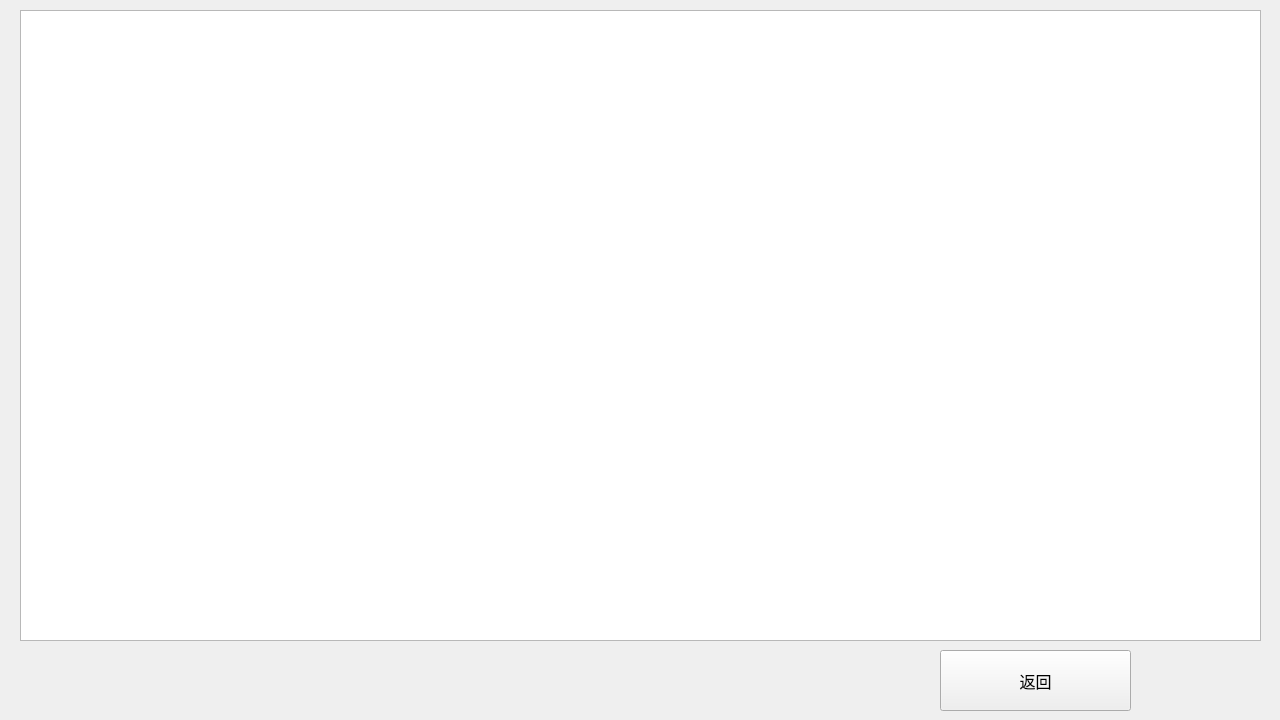
<?xml version="1.0" encoding="UTF-8"?>
<ui version="4.0">
    <class>Form</class>
    <widget class="QWidget" name="Form">
        <property name="geometry">
            <rect>
                <x>0</x>
                <y>0</y>
                <width>1280</width>
                <height>720</height>
            </rect>
        </property>
        <property name="windowTitle">
            <string>Form</string>
        </property>
        <widget class="QTableWidget" name="tableWidget">
            <property name="geometry">
                <rect>
                    <x>20</x>
                    <y>10</y>
                    <width>1241</width>
                    <height>631</height>
                </rect>
            </property>
        </widget>
        <widget class="QPushButton" name="pushButton">
            <property name="geometry">
                <rect>
                    <x>940</x>
                    <y>650</y>
                    <width>191</width>
                    <height>61</height>
                </rect>
            </property>
            <property name="font">
                <font>
                    <family>Adobe 黑体 Std R</family>
                    <pointsize>12</pointsize>
                </font>
            </property>
            <property name="text">
                <string>返回</string>
            </property>
        </widget>
    </widget>
    <resources/>
    <connections/>
</ui>
